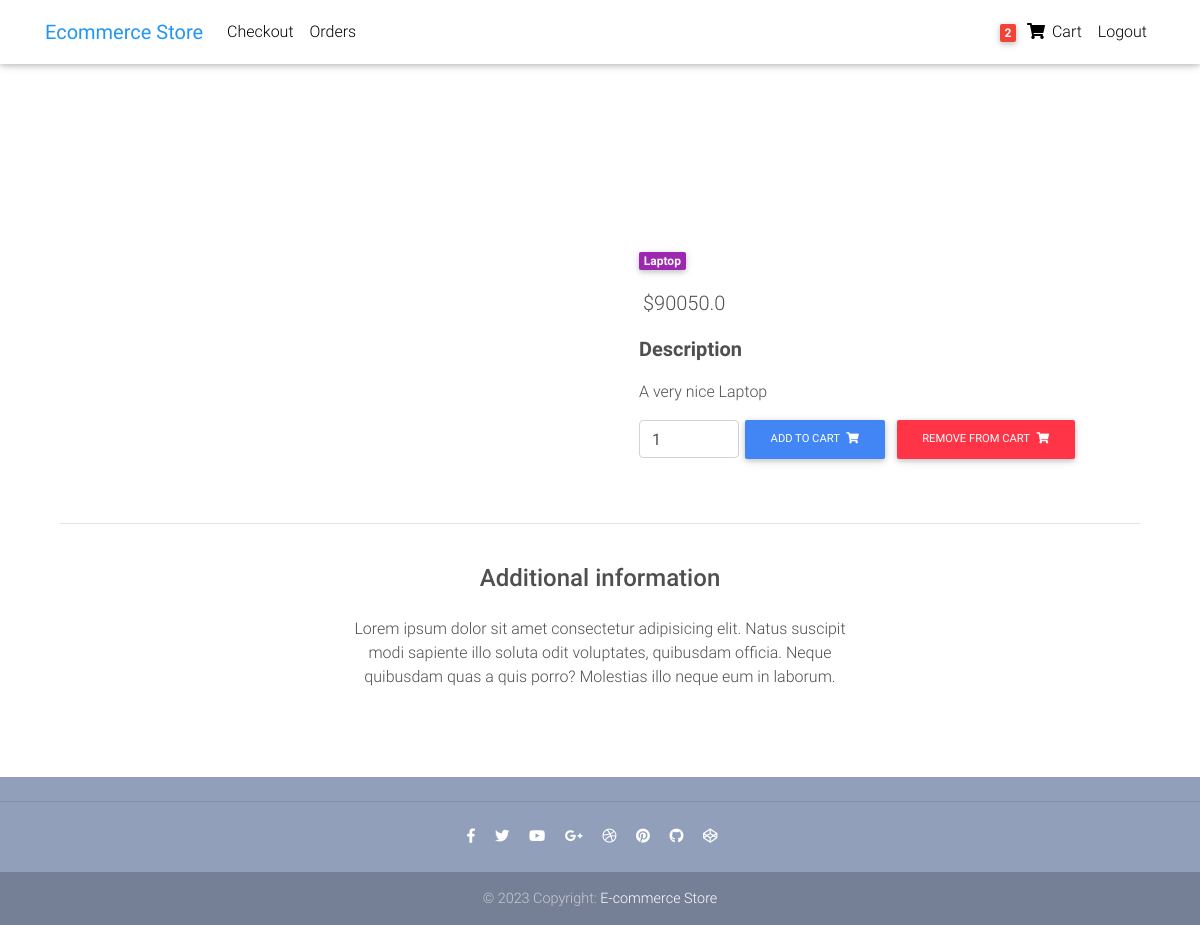
/product/hp650/ (signed in), run on the app's committed database.
### users/models.py (models this page shows, shortened)
class UserModel(AbstractUser):
    username = models.CharField(null=False, blank=True, max_length=100)
    first_name = models.CharField(max_length=100)
    other_names = models.CharField(max_length=100, blank=True, null=True)
    email = models.EmailField(unique=True)
    USERNAME_FIELD = 'email'
    REQUIRED_FIELDS = [
        'first_name'
    ]
    objects = CustomUserManager()

### core/models.py (models this page shows, shortened)
class Order(models.Model):
    user = models.ForeignKey(USER, on_delete=models.CASCADE)
    items = models.ManyToManyField(OrderItem)
    start_date = models.DateTimeField(auto_now_add= True)
    ordered_date = models.DateTimeField()
    ordered = models.BooleanField(default=False)
    billing_address = models.ForeignKey("BillingAddress",on_delete = models.SET_NULL, null = True, blank = True)
    payment = models.ForeignKey("Payment",on_delete = models.SET_NULL, null = True, blank = True)
    total = models.FloatField(null = True, blank = True)

class OrderItem(models.Model):
    item = models.ForeignKey(Item, on_delete=models.CASCADE)
    quantity = models.PositiveIntegerField(default = 1)
    user = models.ForeignKey(USER, on_delete = models.CASCADE)
    ordered = models.BooleanField(default=False)

class Item(models.Model):
    title = models.CharField(max_length=100)
    price = models.FloatField()
    discount_price = models.FloatField(null = True, blank = True)
    category = models.ForeignKey(Category, on_delete = models.CASCADE)
    label = models.CharField(choices = LABEL_CHOICES, max_length=10)
    description = models.TextField()
    slug = models.SlugField()
    def add_to_cart_url(self):
        return reverse("add-to-cart", kwargs={"slug":self.slug})
    def remove_from_cart_url(self):
        return reverse("remove-from-cart", kwargs={"slug":self.slug})

class Category(models.Model):
    key = models.CharField(max_length=100)
    name = models.CharField(max_length=100)

### core/views.py (the view)
class ProductView(DetailView):
    model = Item
    template_name = "core/product-page.html"
    context_object_name = "product"

### core/templatetags/cart_tags.py (called while the page is built)
@register.filter
def cart_item_count(user):
    if user.is_authenticated:
        qs = Order.objects.filter(user=user, ordered = False )
        if qs.exists():
            order = qs.first()
            ordered_items = order.items.all()
            total = sum([item.quantity for item in ordered_items])
            return total
        return 0
    else:
        return 0

### templates/core/product-page.html (shortened to what this page needs)
{% extends 'base.html' %}
{% load static %}
{% block content %}
  <main class="mt-5 pt-4">
    <div class="container dark-grey-text mt-5">
      <div class="row wow fadeIn">
        <div class="col-md-6 mb-4">
        </div>
        <div class="col-md-6 mb-4">
          <div class="p-4">
            <div class="mb-3">
              <a href="">
                <span class="badge purple mr-1">{{product.category.name}}</span>
              </a>
            </div>
            <p class="lead">
              <span>${{product.price}}</span>
            </p>
            <p class="lead font-weight-bold">Description</p>
            <p>{{product.description}}</p>
            <form class="d-flex justify-content-left">
              <input type="number" value="1" aria-label="Search" class="form-control" style="width: 100px">
              <a href="{{product.add_to_cart_url}}" class="btn btn-primary btn-md my-0 p" type="submit" >Add to cart
                <i class="fas fa-shopping-cart ml-1"></i>
              </a>
              <a href="{{product.remove_from_cart_url}}" class="btn btn-danger btn-md my-0 p" type="submit" >Remove from cart
                <i class="fas fa-shopping-cart ml-1"></i>
              </a>
            </form>
          </div>
        </div>
      </div>
      <hr>
      <div class="row d-flex justify-content-center wow fadeIn">
        <div class="col-md-6 text-center">
          <h4 class="my-4 h4">Additional information</h4>
          <p>Lorem ipsum dolor sit amet consectetur adipisicing elit. Natus suscipit modi sapiente illo soluta odit
            voluptates,
            quibusdam officia. Neque quibusdam quas a quis porro? Molestias illo neque eum in laborum.</p>
        </div>
      </div>
      <div class="row wow fadeIn">
        <div class="col-lg-4 col-md-12 mb-4">
        </div>
        <div class="col-lg-4 col-md-6 mb-4">
        </div>
        <div class="col-lg-4 col-md-6 mb-4">
        </div>
      </div>
    </div>
  </main>
{% endblock content %}

### templates/partials/nav.html (shortened to what this page needs)
 {% load cart_tags %}
  <nav class="navbar fixed-top navbar-expand-lg navbar-light white scrolling-navbar">
    <div class="container">
      <a class="navbar-brand waves-effect" href="{%url 'home'%}">
        <strong class="blue-text">Ecommerce Store</strong>
      </a>
      <div class="collapse navbar-collapse" id="navbarSupportedContent">
        <ul class="navbar-nav mr-auto">
          <li class="nav-item">
            <a class="nav-link waves-effect" href='/checkout'>Checkout</a>
          </li>
          <li class="nav-item">
            <a class="nav-link waves-effect" href="{% url 'order-summary'%}">Orders</a>
          </li>
        </ul>
        <ul class="navbar-nav nav-flex-icons">
          {%if request.user.is_authenticated %}
          <li class="nav-item">
            <a class="nav-link waves-effect" href="{% url 'order-summary'  %}">
              <span class="badge red z-depth-1 mr-1"> {{request.user|cart_item_count}}</span>
              <i class="fas fa-shopping-cart"></i>
              <span class="clearfix d-none d-sm-inline-block"> Cart </span>
            </a>
          </li>
          <li class="nav-item">
            <a class="nav-link waves-effect" href='{% url "logout" %}' >Logout</a>
          </li>
          {% endif %}
        </ul>
      </div>
    </div>
  </nav>

### templates/base.html (style rules this page uses)
html, body, header, .carousel { height: 60vh; }

### data on the page
UserModel: user|cart_item_count "2"
Item: category.name "Laptop", price "90050.0", description "A very nice Laptop"
